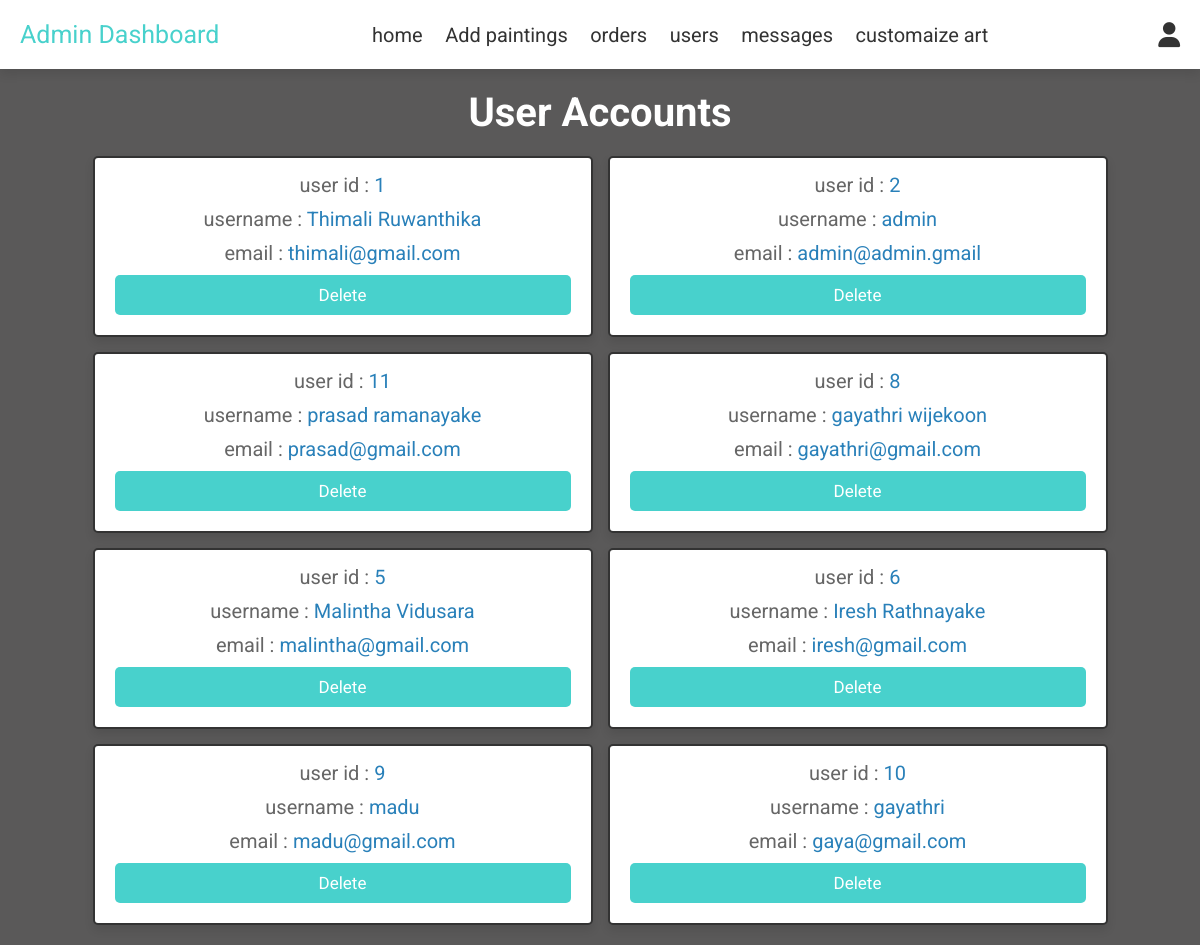
Screenshot of /admin/users_accounts.php with the database file from the repository.
### tables this page shows
CREATE TABLE IF NOT EXISTS `users` (
  `id` int(100) NOT NULL AUTO_INCREMENT,
  `name` varchar(50) NOT NULL,
  `email` varchar(50) NOT NULL,
  `password` varchar(50) NOT NULL,
  PRIMARY KEY (`id`)
);

### admin/users_accounts.php (the view, shortened to what this page needs)
<?php
include '../components/connect.php';
?>
<!DOCTYPE html>
<html lang="en">
<head>
   <link rel="stylesheet" href="https://cdnjs.cloudflare.com/ajax/libs/font-awesome/6.1.1/css/all.min.css">
   <link rel="stylesheet" href="../css/admin_styles.css">
</head>
<body>
<?php include '../components/admin_header.php'; ?>
<section class="accounts">
   <h1 class="heading">User Accounts</h1>
   <div class="box-container">
   <?php
      $select_accounts = $conn->prepare("SELECT * FROM `users`");
      $select_accounts->execute();
      if($select_accounts->rowCount() > 0){
         while($fetch_accounts = $select_accounts->fetch(PDO::FETCH_ASSOC)){
   ?>
   <div class="box">
      <p> user id : <span><?= $fetch_accounts['id']; ?></span> </p>
      <p> username : <span><?= $fetch_accounts['name']; ?></span> </p>
      <p> email : <span><?= $fetch_accounts['email']; ?></span> </p>
      <a href="users_accounts.php?delete=<?= $fetch_accounts['id']; ?>" onclick="return confirm('delete this account? the user related information will also be delete!')" class="delete-btn">delete</a>
   </div>
   <?php
         }
      }else{
         echo '<p class="empty">no accounts available!</p>';
      }
   ?>
   </div>
</section>
</body>
</html>

### css/admin_styles.css (style rules this page uses)
:root { --main-color:#2980b9; --blue: #48D1CC; --orange:#f39c12; --red:#e74c3c; --danger:#811011; --salmon:#FA8072; --dark-pink:#DF7373; --bisque1: #FFFFF0; --dark-red:#AA4A44; --brown:#B87333; --burlywood:#dac9b3; --wheat: #F5DEB3; --black:#333; --gray:#5a5959; --white:#fff; --light-color:#666; --light-bg:#eee; --border:.2rem solid var(--black); --box-shadow:0 .5rem 1rem rgba(0,0,0,.1); }
* { font-family: 'Roboto', sans-serif; margin:0; padding:0; box-sizing: border-box; outline: none; border:none; text-decoration: none; }
html { font-size: 62.5%; overflow-x: hidden; }
body { background-color: var(--gray); }
section { padding:2rem; max-width: 1200px; margin:0 auto; }
.heading { font-size: 4rem; color:var(--white); margin-bottom: 2rem; text-align: center; }
.btn, .delete-btn, .option-btn { display: block; width: 100%; margin-top: 1rem; border-radius: .5rem; padding:1rem 3rem; font-size: 1.7rem; text-transform: capitalize; color:var(--white); cursor: pointer; text-align: center; }
.delete-btn { background-color: var(--blue); }
.accounts .box-container { display: grid; grid-template-columns: repeat(auto-fit, 50rem); gap:1.5rem; align-items: flex-start; justify-content: center; }
.accounts .box-container .box { padding:2rem; padding-top: .5rem; border-radius: .5rem; text-align: center; border:var(--border); background-color: var(--white); box-shadow: var(--box-shadow); }
.accounts .box-container .box p { font-size: 2rem; color:var(--light-color); margin: 1rem 0; }
.accounts .box-container .box p span { color:var(--main-color); }

### rows the page displays
users: id "1", name "Thimali Ruwanthika", email "thimali@gmail.com"
users: id "2", name "admin", email "admin@admin.gmail"
users: id "11", name "prasad ramanayake", email "prasad@gmail.com"
users: id "8", name "gayathri wijekoon", email "gayathri@gmail.com"
users: id "5", name "Malintha Vidusara", email "malintha@gmail.com"
users: id "6", name "Iresh Rathnayake", email "iresh@gmail.com"
users: id "9", name "madu", email "madu@gmail.com"
users: id "10", name "gayathri", email "gaya@gmail.com"
